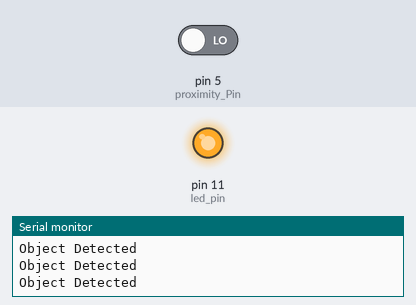
The sketch below on a simulated Arduino Uno, built with avr-gcc and run on an emulated ATmega328P. On the bench: output pins drawn as LEDs (lit = HIGH), the last lines printed to the serial monitor. The test bench sets the inputs (shaded band); at power-on: pin 5 (proximity_Pin) LOW.

Above: at 1.8 s.
1.9 s: pin 5 (proximity_Pin) driven HIGH
At 3.1 s:
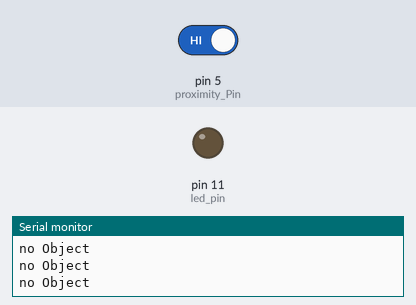
3.5 s: pin 5 (proximity_Pin) driven LOW
At 4.3 s:
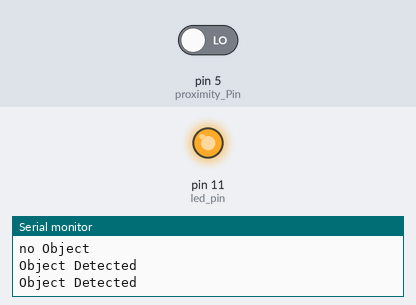
Timing chart, 0 to 6.5 s (numbered marks = the images above; inputs shaded):
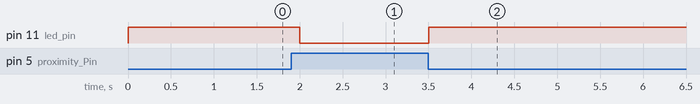

Measured:
- after the input at 1.9 s, pin 11 (led_pin): HIGH → LOW after 0.10 s
- after the input at 3.5 s, pin 11 (led_pin): LOW → HIGH at once

The sketch:

Q3.ino
```cpp
const int proximity_Pin=5;
const int led_pin = 11;

void setup()
{
pinMode(proximity_Pin, INPUT);
pinMode(led_pin, OUTPUT);
Serial.begin(9600);
}
void loop()
{
int sensorValue = digitalRead(proximity_Pin);
if(sensorValue==HIGH)
{
Serial.println("no Object");

digitalWrite(led_pin,LOW);
delay(500);
}
else
{
Serial.println("Object Detected");
digitalWrite(led_pin,HIGH);
delay(500);
}
}
```
